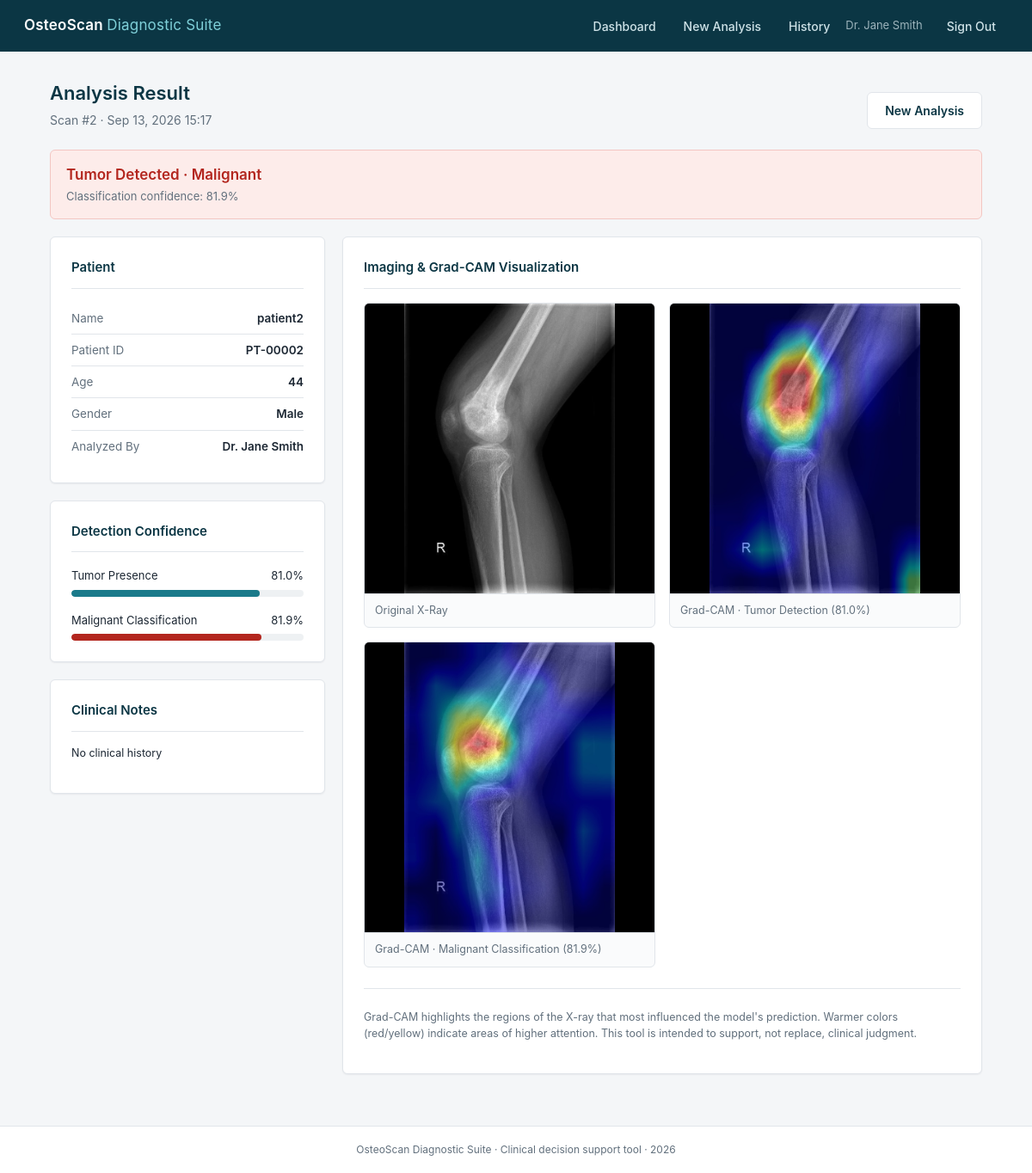
Screenshot of /scan/2 (signed in) with the database file from the repository.
### app/models.py (models this page shows, shortened)
class User(db.Model, UserMixin):
    __tablename__ = "user"
    id = db.Column(db.Integer, primary_key=True)
    full_name = db.Column(db.String(120), nullable=False)
    email = db.Column(db.String(120), unique=True, nullable=False, index=True)
    password_hash = db.Column(db.String(255), nullable=False)
    created_at = db.Column(db.DateTime, default=datetime.utcnow)
    scans = db.relationship("Scan", backref="clinician", lazy=True)

class Scan(db.Model):
    __tablename__ = "scan"
    id = db.Column(db.Integer, primary_key=True)
    patient_id = db.Column(db.Integer, db.ForeignKey("patient.id"), nullable=False)
    user_id = db.Column(db.Integer, db.ForeignKey("user.id"), nullable=False)
    original_image = db.Column(db.String(255))
    tumor_detected = db.Column(db.Boolean, default=False)
    tumor_confidence = db.Column(db.Float)
    tumor_gradcam = db.Column(db.String(255))
    classification = db.Column(db.String(20))  # 'Benign' or 'Malignant'
    classification_confidence = db.Column(db.Float)
    classification_gradcam = db.Column(db.String(255))
    notes = db.Column(db.Text)
    created_at = db.Column(db.DateTime, default=datetime.utcnow)

class Patient(db.Model):
    __tablename__ = "patient"
    id = db.Column(db.Integer, primary_key=True)
    patient_code = db.Column(db.String(20), unique=True, nullable=False, index=True)
    name = db.Column(db.String(120), nullable=False)
    age = db.Column(db.Integer)
    gender = db.Column(db.String(10))
    created_at = db.Column(db.DateTime, default=datetime.utcnow)
    scans = db.relationship(
        "Scan", backref="patient", lazy=True, order_by="Scan.created_at.desc()"
    )

### app/main/routes.py (the view)
@main_bp.route("/scan/<int:scan_id>")
@login_required
def result(scan_id):
    scan = Scan.query.get_or_404(scan_id)
    return render_template("main/result.html", scan=scan)

### app/__init__.py (called while the page is built)
def create_app(config_object=None):
    app = Flask(__name__)
    if config_object is None:
        from config import Config as config_object
    app.config.from_object(config_object)
    base_dir = os.path.abspath(os.path.dirname(os.path.dirname(__file__)))
    os.makedirs(os.path.join(base_dir, "instance"), exist_ok=True)
    os.makedirs(app.config["UPLOAD_FOLDER"], exist_ok=True)
    os.makedirs(app.config["RESULTS_FOLDER"], exist_ok=True)
    db.init_app(app)
    login_manager.init_app(app)
    csrf.init_app(app)
    from .auth.routes import auth_bp
    from .main.routes import main_bp
    app.register_blueprint(auth_bp)
    app.register_blueprint(main_bp)
    with app.app_context():
        db.create_all()
    @app.context_processor
    def inject_now():
        from datetime import datetime
        return {"current_year": datetime.utcnow().year}
    return app

### app/models.py (called while the page is built)
@login_manager.user_loader
def load_user(user_id):
    return User.query.get(int(user_id))

### app/templates/main/result.html (shortened to what this page needs)
{% extends "base.html" %}
{% block content %}
<div class="page-header">
  <div>
    <h1>Analysis Result</h1>
    <div class="subtitle">Scan #{{ scan.id }} &middot; {{ scan.created_at.strftime('%b %d, %Y %H:%M') }}</div>
  </div>
  <a href="{{ url_for('main.new_scan') }}" class="btn btn-secondary">New Analysis</a>
</div>
{% if not scan.tumor_detected %}
  <div class="verdict-banner verdict-clear">
    <h2>No Tumor Detected</h2>
    <div class="verdict-sub">Stage 1 model confidence: {{ "%.1f"|format(scan.tumor_confidence * 100) }}%</div>
  </div>
{% elif scan.classification == 'Malignant' %}
  <div class="verdict-banner verdict-malignant">
    <h2>Tumor Detected &middot; Malignant</h2>
    <div class="verdict-sub">Classification confidence: {{ "%.1f"|format(scan.classification_confidence * 100) }}%</div>
  </div>
{% else %}
  <div class="verdict-banner verdict-benign">
    <h2>Tumor Detected &middot; Benign</h2>
    <div class="verdict-sub">Classification confidence: {{ "%.1f"|format(scan.classification_confidence * 100) }}%</div>
  </div>
{% endif %}
<div class="result-grid">
  <div>
    <div class="card">
      <div class="card-title">Patient</div>
      <div class="info-row"><span class="label">Name</span><span class="value">{{ scan.patient.name }}</span></div>
      <div class="info-row"><span class="label">Patient ID</span><span class="value">{{ scan.patient.patient_code }}</span></div>
      <div class="info-row"><span class="label">Age</span><span class="value">{{ scan.patient.age or "—" }}</span></div>
      <div class="info-row"><span class="label">Gender</span><span class="value">{{ scan.patient.gender or "—" }}</span></div>
      <div class="info-row"><span class="label">Analyzed By</span><span class="value">{{ scan.clinician.full_name }}</span></div>
    </div>
    <div class="card">
      <div class="card-title">Detection Confidence</div>
      <div class="confidence-block">
        <div class="confidence-label">
          <span>Tumor Presence</span>
          <span>{{ "%.1f"|format(scan.tumor_confidence * 100) }}%</span>
        </div>
        <div class="confidence-bar-track">
          <div class="confidence-bar-fill" style="width: {{ (scan.tumor_confidence * 100)|round(1) }}%;"></div>
        </div>
      </div>
      {% if scan.tumor_detected and scan.classification_confidence %}
      <div class="confidence-block">
        <div class="confidence-label">
          <span>{{ scan.classification }} Classification</span>
          <span>{{ "%.1f"|format(scan.classification_confidence * 100) }}%</span>
        </div>
        <div class="confidence-bar-track">
          <div class="confidence-bar-fill {{ 'malignant' if scan.classification == 'Malignant' else 'benign' }}"
               style="width: {{ (scan.classification_confidence * 100)|round(1) }}%;"></div>
        </div>
      </div>
      {% endif %}
    </div>
    {% if scan.notes %}
    <div class="card">
      <div class="card-title">Clinical Notes</div>
      <p class="text-small">{{ scan.notes }}</p>
    </div>
    {% endif %}
  </div>
  <div class="card">
    <div class="card-title">Imaging & Grad-CAM Visualization</div>
    <div class="image-grid">
      <div class="image-tile">
        <img src="{{ url_for('static', filename='uploads/' + scan.original_image) }}" alt="Original X-ray">
        <div class="image-caption">Original X-Ray</div>
      </div>
      {% if scan.tumor_gradcam %}
      <div class="image-tile">
        <img src="{{ url_for('static', filename='results/' + scan.tumor_gradcam) }}" alt="Tumor detection Grad-CAM">
        <div class="image-caption">Grad-CAM &middot; Tumor Detection ({{ "%.1f"|format(scan.tumor_confidence * 100) }}%)</div>
      </div>
      {% endif %}
      {% if scan.classification_gradcam %}
      <div class="image-tile">
        <img src="{{ url_for('static', filename='results/' + scan.classification_gradcam) }}" alt="Classification Grad-CAM">
        <div class="image-caption">Grad-CAM &middot; {{ scan.classification }} Classification ({{ "%.1f"|format(scan.classification_confidence * 100) }}%)</div>
      </div>
      {% endif %}
    </div>
    <hr class="section-divider">
    <p class="text-muted text-small">
      Grad-CAM highlights the regions of the X-ray that most influenced the model's prediction.
      Warmer colors (red/yellow) indicate areas of higher attention. This tool is intended to
      support, not replace, clinical judgment.
    </p>
  </div>
</div>
{% endblock %}

### app/templates/base.html (shortened to what this page needs)
<!DOCTYPE html>
<html lang="en">
<head>
  <link rel="stylesheet" href="{{ url_for('static', filename='css/style.css') }}">
</head>
<body>
  <div class="app-shell">
    {% if current_user.is_authenticated %}
    <header class="topbar">
      <div class="brand">OsteoScan <span>Diagnostic Suite</span></div>
      <nav>
        <a href="{{ url_for('main.dashboard') }}" class="{{ 'active' if request.endpoint == 'main.dashboard' }}">Dashboard</a>
        <a href="{{ url_for('main.new_scan') }}" class="{{ 'active' if request.endpoint == 'main.new_scan' }}">New Analysis</a>
        <a href="{{ url_for('main.history') }}" class="{{ 'active' if request.endpoint == 'main.history' }}">History</a>
        <span class="user-info">{{ current_user.full_name }}</span>
        <a href="{{ url_for('auth.logout') }}">Sign Out</a>
      </nav>
    </header>
    {% endif %}
    <main class="main-content">
      {% block content %}{% endblock %}
    </main>
    <footer class="footer">
      OsteoScan Diagnostic Suite &middot; Clinical decision support tool &middot; {{ current_year }}
    </footer>
  </div>
</body>
</html>

### rows the page displays
User: full_name "Dr. Jane Smith", clinician.full_name "Dr. Jane Smith"
Scan: id "2", created_at "Sep 13, 2026 15:17", scan.classification_confidence*100 "81.9", scan.tumor_confidence*100 "81.0", classification "Malignant", notes "No clinical history", original_image (picture), tumor_gradcam (picture), classification_gradcam (picture)
Patient: patient.name "patient2", patient.patient_code "PT-00002", patient "44", patient "Male"
